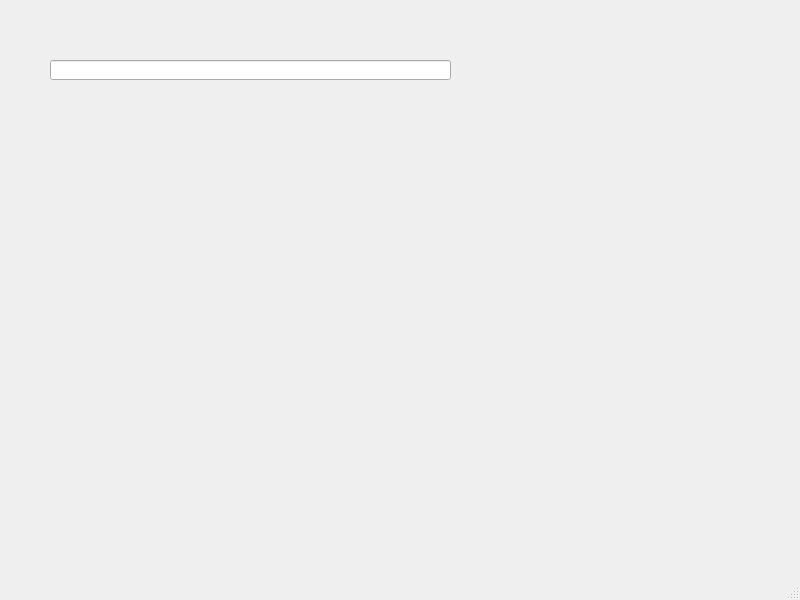
<?xml version="1.0" encoding="UTF-8"?>
<ui version="4.0">
 <class>MainWindow</class>
 <widget class="QMainWindow" name="MainWindow">
  <property name="geometry">
   <rect>
    <x>0</x>
    <y>0</y>
    <width>800</width>
    <height>600</height>
   </rect>
  </property>
  <property name="windowTitle">
   <string>MainWindow</string>
  </property>
  <widget class="QWidget" name="centralwidget">
   <widget class="QLineEdit" name="lineEdit">
    <property name="geometry">
     <rect>
      <x>50</x>
      <y>60</y>
      <width>401</width>
      <height>20</height>
     </rect>
    </property>
   </widget>
  </widget>
  <widget class="QStatusBar" name="statusbar"/>
 </widget>
 <resources/>
 <connections/>
</ui>
